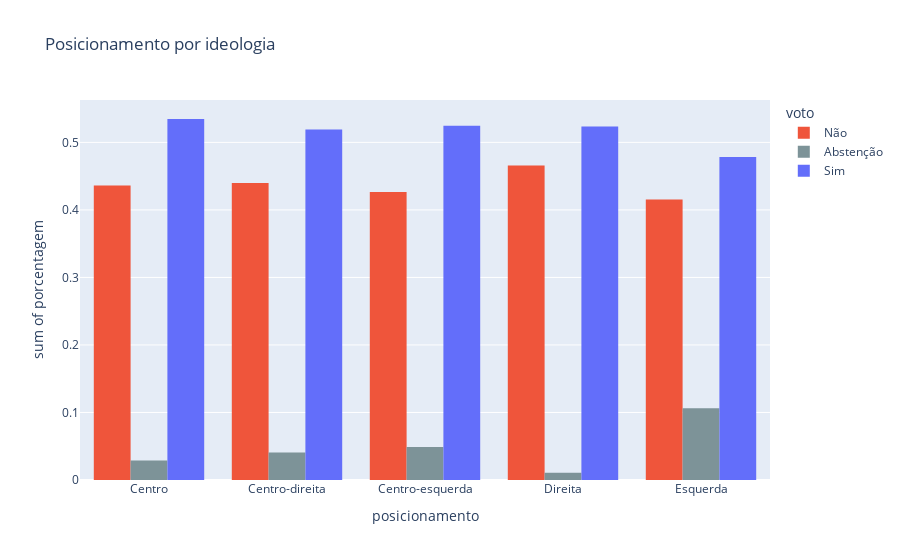

Write notebook code for a chart like this one.
### Code cell
fig = px.line(
    pos_votos.query("posicionamento != 'Sem partido'"),
    title="Posicionamento por ideologia",
    x="posicionamento",
    y="porcentagem",
    color="voto",
    color_discrete_map={
        "Sim": 'rgb(99, 110, 250)',
        "Não": 'rgb(239, 85, 59)',
        "Abstenção": 'rgb(125, 147, 152)'
    },
    barmode="group",
)
fig.show()

### Figure 1 — Plotly figure (JSON) as saved in the notebook; plotly's stock layout.template omitted (floating-point values rounded to 4 significant figures)
{"data": [{"alignmentgroup": "True", "bingroup": "x", "histfunc": "sum", "hovertemplate": "voto=Não<br>posicionamento=%{x}<br>sum of porcentagem=%{y}<extra></extra>", "legendgroup": "Não", "marker": {"color": "rgb(239, 85, 59)", "pattern": {"shape": ""}}, "name": "Não", "offsetgroup": "Não", "orientation": "v", "showlegend": true, "type": "histogram", "x": ["Centro", "Centro-direita", "Centro-esquerda", "Direita", "Esquerda"], "xaxis": "x", "y": [0.4363, 0.44, 0.4267, 0.4657, 0.4154], "yaxis": "y"}, {"alignmentgroup": "True", "bingroup": "x", "histfunc": "sum", "hovertemplate": "voto=Abstenção<br>posicionamento=%{x}<br>sum of porcentagem=%{y}<extra></extra>", "legendgroup": "Abstenção", "marker": {"color": "rgb(125, 147, 152)", "pattern": {"shape": ""}}, "name": "Abstenção", "offsetgroup": "Abstenção", "orientation": "v", "showlegend": true, "type": "histogram", "x": ["Centro", "Centro-direita", "Centro-esquerda", "Direita", "Esquerda"], "xaxis": "x", "y": [0.02906, 0.04082, 0.0488, 0.01075, 0.1063], "yaxis": "y"}, {"alignmentgroup": "True", "bingroup": "x", "histfunc": "sum", "hovertemplate": "voto=Sim<br>posicionamento=%{x}<br>sum of porcentagem=%{y}<extra></extra>", "legendgroup": "Sim", "marker": {"color": "rgb(99, 110, 250)", "pattern": {"shape": ""}}, "name": "Sim", "offsetgroup": "Sim", "orientation": "v", "showlegend": true, "type": "histogram", "x": ["Centro", "Centro-direita", "Centro-esquerda", "Direita", "Esquerda"], "xaxis": "x", "y": [0.5347, 0.5192, 0.5245, 0.5236, 0.4783], "yaxis": "y"}], "layout": {"barmode": "group", "legend": {"title": {"text": "voto"}, "tracegroupgap": 0}, "title": {"text": "Posicionamento por ideologia"}, "xaxis": {"anchor": "y", "domain": [0, 1], "title": {"text": "posicionamento"}}, "yaxis": {"anchor": "x", "domain": [0, 1], "title": {"text": "sum of porcentagem"}}}}
